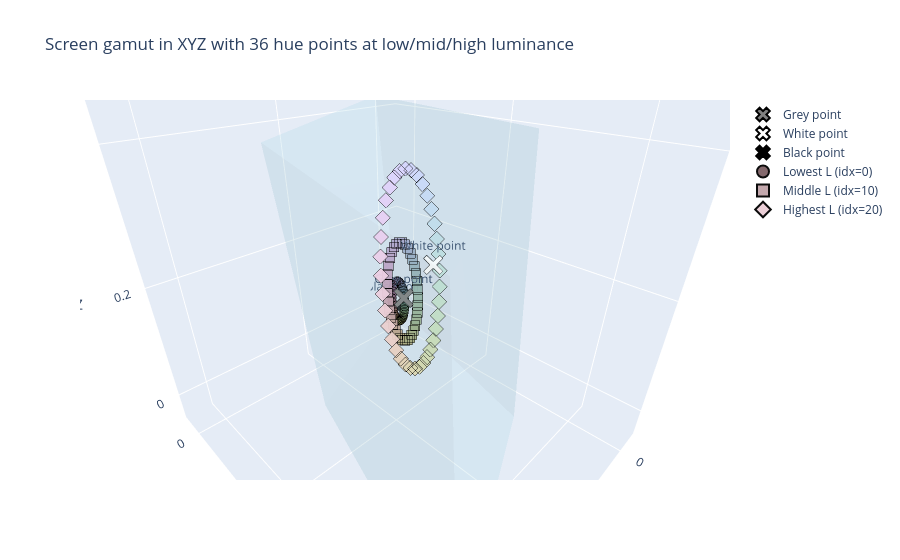

Source (notebook cell):
### Code cell
fig_xyz = plotting.plot_xyz_gamut_with_levels(
    xyz_df=new_xyz36_21,
    rgb_df=new_rgb36_21,
    level_df=new_luv36_21_df[["id", "l_idx", "l_level", "hue_id"]],
    rgb_to_xyz_fn=cal.rgb_to_xyz,
    title="Screen gamut in XYZ with 36 hue points at low/mid/high luminance",
    tight_view=True,
    tight_pad_frac=0.01,
    grey_xyz=new_grey_point,
    white_xyz=cal.white_xyz,
    black_xyz=cal.black_xyz,
    tight_min_pad=0.05,
    camera_eye=(0.75, 0.75, 0.6),
)
fig_xyz.show()

### Figure 1 — Plotly figure (JSON) as saved in the notebook; plotly's stock layout.template omitted (floating-point values rounded to 4 significant figures; data arrays with more than 128 entries replaced by an {"elided": "..."} marker saying what was removed)
{"data": [{"color": "lightblue", "flatshading": true, "hoverinfo": "skip", "i": [4, 4, 5, 5, 5, 5, 6, 6, 6, 6, 6, 6], "j": [2, 1, 4, 4, 1, 3, 4, 4, 5, 5, 2, 3], "k": [0, 0, 1, 7, 0, 0, 2, 7, 7, 3, 0, 0], "name": "Monitor gamut", "opacity": 0.15, "type": "mesh3d", "x": [0.0002665, 0.2823, 0.1087, 0.04518, 0.3908, 0.3272, 0.1537, 0.4357], "y": [0.0002864, 0.1206, 0.3591, 0.001262, 0.4794, 0.1216, 0.36, 0.4804], "z": [0.0003854, -0.01566, 0.008331, 0.4264, -0.007715, 0.4103, 0.4343, 0.4183]}, {"hovertemplate": "Grey point<br>X=%{x:.4f}<br>Y=%{y:.4f}<br>Z=%{z:.4f}<extra></extra>", "marker": {"color": "gray", "line": {"color": "black", "width": 1}, "opacity": 1, "size": 7, "symbol": "x"}, "mode": "markers+text", "name": "Grey point", "text": ["Grey point"], "textposition": "top center", "type": "scatter3d", "x": [0.1762], "y": [0.194], "z": [0.1757]}, {"hovertemplate": "White point<br>X=%{x:.4f}<br>Y=%{y:.4f}<br>Z=%{z:.4f}<extra></extra>", "marker": {"color": "white", "line": {"color": "black", "width": 1}, "opacity": 1, "size": 7, "symbol": "x"}, "mode": "markers+text", "name": "White point", "text": ["White point"], "textposition": "top center", "type": "scatter3d", "x": [0.3956], "y": [0.4356], "z": [0.3943]}, {"hovertemplate": "Black point<br>X=%{x:.4f}<br>Y=%{y:.4f}<br>Z=%{z:.4f}<extra></extra>", "marker": {"color": "black", "line": {"color": "black", "width": 1}, "opacity": 1, "size": 7, "symbol": "x"}, "mode": "markers+text", "name": "Black point", "text": ["Black point"], "textposition": "top center", "type": "scatter3d", "x": [0.0002665], "y": [0.0002864], "z": [0.0003854]}, {"customdata": {"elided": "36x7 float values"}, "hovertemplate": "id=%{customdata[0]}<br>hue_id=%{customdata[1]}<br>l_idx=%{customdata[2]}<br>l_level=%{customdata[3]:.5f}<br>RGB=(%{customdata[4]}, %{customdata[5]}, %{customdata[6]})<extra></extra>", "marker": {"color": ["rgb(126,98,102)", "rgb(125,99,96)", "rgb(124,100,89)", "rgb(122,100,82)", "rgb(119,101,76)", "rgb(116,103,70)", "rgb(113,104,66)", "rgb(110,105,63)", "rgb(106,106,62)", "rgb(102,107,63)", "rgb(99,109,65)", "rgb(95,110,69)", "rgb(91,111,73)", "rgb(88,112,79)", "rgb(85,112,86)", "rgb(83,113,92)", "rgb(81,113,99)", "rgb(80,113,105)", "rgb(80,113,111)", "rgb(81,113,117)", "rgb(83,113,122)", "rgb(85,112,126)", "rgb(89,111,130)", "rgb(92,110,134)", "rgb(97,109,136)", "rgb(101,108,138)", "rgb(105,106,139)", "rgb(109,105,139)", "rgb(113,104,138)", "rgb(116,102,136)", "rgb(119,101,133)", "rgb(122,100,130)", "rgb(124,99,125)", "rgb(125,99,120)", "rgb(126,98,114)", "rgb(126,98,108)"], "line": {"color": "black", "width": 0.5}, "opacity": 0.95, "size": 5, "symbol": "circle"}, "mode": "markers", "name": "Lowest L (idx=0)", "type": "scatter3d", "x": [0.07492, 0.07328, 0.07126, 0.06892, 0.06632, 0.06351, 0.06058, 0.05785, 0.05516, 0.05261, 0.05027, 0.04821, 0.04647, 0.04499, 0.04395, 0.04337, 0.04326, 0.04365, 0.04454, 0.04578, 0.04746, 0.04956, 0.05207, 0.05493, 0.05808, 0.06111, 0.06416, 0.06709, 0.06977, 0.0721, 0.074, 0.07564, 0.07663, 0.077, 0.0768, 0.07609], "y": [0.06534, 0.06534, 0.06534, 0.06534, 0.06534, 0.06534, 0.06534, 0.06534, 0.06534, 0.06534, 0.06534, 0.06534, 0.06534, 0.06534, 0.06534, 0.06534, 0.06534, 0.06534, 0.06534, 0.06534, 0.06534, 0.06534, 0.06534, 0.06534, 0.06534, 0.06534, 0.06534, 0.06534, 0.06534, 0.06534, 0.06534, 0.06534, 0.06534, 0.06534, 0.06534, 0.06534], "z": [0.05505, 0.04729, 0.04014, 0.03374, 0.02825, 0.02381, 0.02057, 0.01878, 0.01818, 0.01882, 0.02066, 0.0236, 0.02756, 0.0328, 0.03891, 0.04574, 0.05315, 0.06099, 0.06911, 0.07649, 0.08376, 0.09072, 0.09711, 0.1026, 0.107, 0.1097, 0.1109, 0.1106, 0.1087, 0.1054, 0.1009, 0.09447, 0.0871, 0.07919, 0.07104, 0.06293]}, {"customdata": {"elided": "36x7 float values"}, "hovertemplate": "id=%{customdata[0]}<br>hue_id=%{customdata[1]}<br>l_idx=%{customdata[2]}<br>l_level=%{customdata[3]:.5f}<br>RGB=(%{customdata[4]}, %{customdata[5]}, %{customdata[6]})<extra></extra>", "marker": {"color": ["rgb(192,164,169)", "rgb(191,164,163)", "rgb(189,165,156)", "rgb(187,165,150)", "rgb(185,166,144)", "rgb(182,168,139)", "rgb(178,169,135)", "rgb(175,170,132)", "rgb(171,171,131)", "rgb(167,173,132)", "rgb(163,174,134)", "rgb(160,175,137)", "rgb(156,176,141)", "rgb(153,177,147)", "rgb(150,178,153)", "rgb(148,178,159)", "rgb(147,179,166)", "rgb(146,179,172)", "rgb(147,179,179)", "rgb(148,178,184)", "rgb(149,178,189)", "rgb(152,177,194)", "rgb(155,176,198)", "rgb(158,175,202)", "rgb(162,174,205)", "rgb(166,173,207)", "rgb(170,172,207)", "rgb(174,170,207)", "rgb(178,169,206)", "rgb(181,168,204)", "rgb(184,167,202)", "rgb(187,165,198)", "rgb(189,165,193)", "rgb(191,164,188)", "rgb(192,164,182)", "rgb(192,163,176)"], "line": {"color": "black", "width": 0.5}, "opacity": 0.95, "size": 5, "symbol": "square"}, "mode": "markers", "name": "Middle L (idx=10)", "type": "scatter3d", "x": [0.2051, 0.2022, 0.1986, 0.1943, 0.1894, 0.1841, 0.1784, 0.1731, 0.1679, 0.163, 0.1585, 0.1545, 0.1512, 0.1485, 0.1467, 0.1457, 0.1457, 0.1467, 0.1485, 0.151, 0.1543, 0.1583, 0.1629, 0.1681, 0.1738, 0.1792, 0.1846, 0.1898, 0.1946, 0.1988, 0.2023, 0.2054, 0.2073, 0.2082, 0.2081, 0.207], "y": [0.1938, 0.1938, 0.1938, 0.1938, 0.1938, 0.1938, 0.1938, 0.1938, 0.1938, 0.1938, 0.1938, 0.1938, 0.1938, 0.1938, 0.1938, 0.1938, 0.1938, 0.1938, 0.1938, 0.1938, 0.1938, 0.1938, 0.1938, 0.1938, 0.1938, 0.1938, 0.1938, 0.1938, 0.1938, 0.1938, 0.1938, 0.1938, 0.1938, 0.1938, 0.1938, 0.1938], "z": [0.1678, 0.1532, 0.1395, 0.1271, 0.1163, 0.1074, 0.1009, 0.09723, 0.09597, 0.09719, 0.1008, 0.1067, 0.1145, 0.1249, 0.1368, 0.15, 0.1642, 0.1789, 0.194, 0.2075, 0.2206, 0.2329, 0.2441, 0.2536, 0.261, 0.2655, 0.2675, 0.2669, 0.2637, 0.258, 0.2502, 0.239, 0.2261, 0.212, 0.1973, 0.1825]}, {"customdata": {"elided": "36x7 float values"}, "hovertemplate": "id=%{customdata[0]}<br>hue_id=%{customdata[1]}<br>l_idx=%{customdata[2]}<br>l_level=%{customdata[3]:.5f}<br>RGB=(%{customdata[4]}, %{customdata[5]}, %{customdata[6]})<extra></extra>", "marker": {"color": ["rgb(235,206,214)", "rgb(234,207,207)", "rgb(233,207,200)", "rgb(231,208,194)", "rgb(228,209,188)", "rgb(225,210,183)", "rgb(221,212,179)", "rgb(218,213,177)", "rgb(214,214,176)", "rgb(210,216,176)", "rgb(206,217,178)", "rgb(202,218,181)", "rgb(199,219,185)", "rgb(195,220,191)", "rgb(193,221,197)", "rgb(191,221,203)", "rgb(189,222,210)", "rgb(189,222,217)", "rgb(189,222,224)", "rgb(190,221,229)", "rgb(192,221,235)", "rgb(194,220,240)", "rgb(197,219,244)", "rgb(201,218,248)", "rgb(205,217,251)", "rgb(209,216,252)", "rgb(213,214,253)", "rgb(217,213,253)", "rgb(221,212,252)", "rgb(224,210,250)", "rgb(227,209,247)", "rgb(230,208,243)", "rgb(232,207,238)", "rgb(234,207,233)", "rgb(235,206,227)", "rgb(235,206,221)"], "line": {"color": "black", "width": 0.5}, "opacity": 0.95, "size": 5, "symbol": "diamond"}, "mode": "markers", "name": "Highest L (idx=20)", "type": "scatter3d", "x": [0.3321, 0.3283, 0.3235, 0.3177, 0.311, 0.3038, 0.296, 0.2888, 0.2816, 0.2748, 0.2686, 0.2632, 0.2587, 0.255, 0.2526, 0.2514, 0.2515, 0.2528, 0.2555, 0.2589, 0.2634, 0.2688, 0.2751, 0.2821, 0.2897, 0.297, 0.3042, 0.3112, 0.3176, 0.3232, 0.3279, 0.3321, 0.3348, 0.3361, 0.336, 0.3347], "y": [0.3223, 0.3223, 0.3223, 0.3223, 0.3223, 0.3223, 0.3223, 0.3223, 0.3223, 0.3223, 0.3223, 0.3223, 0.3223, 0.3223, 0.3223, 0.3223, 0.3223, 0.3223, 0.3223, 0.3223, 0.3223, 0.3223, 0.3223, 0.3223, 0.3223, 0.3223, 0.3223, 0.3223, 0.3223, 0.3223, 0.3223, 0.3223, 0.3223, 0.3223, 0.3223, 0.3223], "z": [0.2815, 0.2615, 0.2428, 0.2257, 0.2108, 0.1985, 0.1895, 0.1843, 0.1825, 0.1842, 0.1892, 0.1974, 0.2082, 0.2225, 0.2389, 0.2571, 0.2764, 0.2965, 0.3169, 0.335, 0.3526, 0.3691, 0.384, 0.3966, 0.4064, 0.4123, 0.4149, 0.4141, 0.4098, 0.4023, 0.392, 0.3771, 0.3598, 0.341, 0.3213, 0.3013]}], "layout": {"legend": {"itemsizing": "constant"}, "scene": {"aspectmode": "data", "camera": {"eye": {"x": 0.75, "y": 0.75, "z": 0.6}}, "xaxis": {"range": [-0.04973, 0.4456], "title": {"text": "X"}}, "yaxis": {"range": [-0.04971, 0.4856], "title": {"text": "Y"}}, "zaxis": {"range": [-0.04961, 0.4649], "title": {"text": "Z"}}}, "title": {"text": "Screen gamut in XYZ with 36 hue points at low/mid/high luminance"}}}
